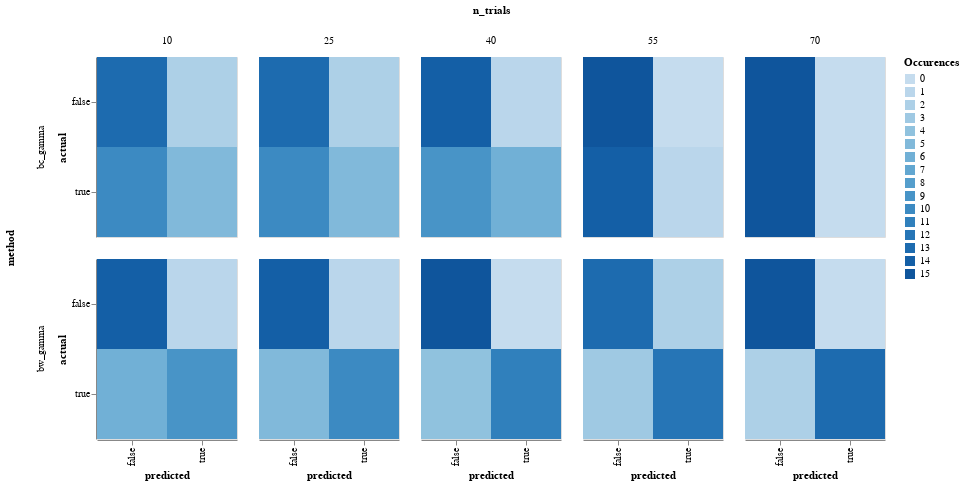

Notebook source saved alongside this figure:
### Code cell
# NBVAL_SKIP
model_comparison.plot_confusion(
    model_comparison.make_confusion_matrix(res[res['y'] == 'Power'], ('method', 'y', 'randomness', 'n_trials')
                                           )).properties(width=140).facet(row='method', column='n_trials')

### Figure 1 — Vega-Lite specification as saved in the notebook (floating-point values rounded to 4 significant figures)
{"config": {"view": {"continuousWidth": 400, "continuousHeight": 300}}, "data": {"name": "data-641b35e966d2f815773bb8d8b0ed063e"}, "facet": {"column": {"type": "quantitative", "field": "n_trials"}, "row": {"type": "nominal", "field": "method"}}, "spec": {"mark": "rect", "encoding": {"color": {"type": "ordinal", "field": "Occurences"}, "x": {"type": "nominal", "field": "predicted"}, "y": {"type": "nominal", "field": "actual"}}, "height": 180, "width": 140}, "$schema": "https://vega.github.io/schema/vega-lite/v4.8.1.json", "datasets": {"data-641b35e966d2f815773bb8d8b0ed063e": [{"actual": false, "predicted": false, "Occurences": 10, "method": "bc_gamma", "y": "Power", "n_trials": 10, "randomness": 0.2}, {"actual": false, "predicted": true, "Occurences": 5, "method": "bc_gamma", "y": "Power", "n_trials": 10, "randomness": 0.2}, {"actual": true, "predicted": false, "Occurences": 6, "method": "bc_gamma", "y": "Power", "n_trials": 10, "randomness": 0.2}, {"actual": true, "predicted": true, "Occurences": 9, "method": "bc_gamma", "y": "Power", "n_trials": 10, "randomness": 0.2}, {"actual": false, "predicted": false, "Occurences": 13, "method": "bc_gamma", "y": "Power", "n_trials": 25, "randomness": 0.2}, {"actual": false, "predicted": true, "Occurences": 2, "method": "bc_gamma", "y": "Power", "n_trials": 25, "randomness": 0.2}, {"actual": true, "predicted": false, "Occurences": 12, "method": "bc_gamma", "y": "Power", "n_trials": 25, "randomness": 0.2}, {"actual": true, "predicted": true, "Occurences": 3, "method": "bc_gamma", "y": "Power", "n_trials": 25, "randomness": 0.2}, {"actual": false, "predicted": false, "Occurences": 14, "method": "bc_gamma", "y": "Power", "n_trials": 40, "randomness": 0.2}, {"actual": false, "predicted": true, "Occurences": 1, "method": "bc_gamma", "y": "Power", "n_trials": 40, "randomness": 0.2}, {"actual": true, "predicted": false, "Occurences": 13, "method": "bc_gamma", "y": "Power", "n_trials": 40, "randomness": 0.2}, {"actual": true, "predicted": true, "Occurences": 2, "method": "bc_gamma", "y": "Power", "n_trials": 40, "randomness": 0.2}, {"actual": false, "predicted": false, "Occurences": 15, "method": "bc_gamma", "y": "Power", "n_trials": 55, "randomness": 0.2}, {"actual": false, "predicted": true, "Occurences": 0, "method": "bc_gamma", "y": "Power", "n_trials": 55, "randomness": 0.2}, {"actual": true, "predicted": false, "Occurences": 15, "method": "bc_gamma", "y": "Power", "n_trials": 55, "randomness": 0.2}, {"actual": true, "predicted": true, "Occurences": 0, "method": "bc_gamma", "y": "Power", "n_trials": 55, "randomness": 0.2}, {"actual": false, "predicted": false, "Occurences": 15, "method": "bc_gamma", "y": "Power", "n_trials": 70, "randomness": 0.2}, {"actual": false, "predicted": true, "Occurences": 0, "method": "bc_gamma", "y": "Power", "n_trials": 70, "randomness": 0.2}, {"actual": true, "predicted": false, "Occurences": 14, "method": "bc_gamma", "y": "Power", "n_trials": 70, "randomness": 0.2}, {"actual": true, "predicted": true, "Occurences": 1, "method": "bc_gamma", "y": "Power", "n_trials": 70, "randomness": 0.2}, {"actual": false, "predicted": false, "Occurences": 9, "method": "bc_gamma", "y": "Power", "n_trials": 10, "randomness": 0.4}, {"actual": false, "predicted": true, "Occurences": 6, "method": "bc_gamma", "y": "Power", "n_trials": 10, "randomness": 0.4}, {"actual": true, "predicted": false, "Occurences": 12, "method": "bc_gamma", "y": "Power", "n_trials": 10, "randomness": 0.4}, {"actual": true, "predicted": true, "Occurences": 3, "method": "bc_gamma", "y": "Power", "n_trials": 10, "randomness": 0.4}, {"actual": false, "predicted": false, "Occurences": 12, "method": "bc_gamma", "y": "Power", "n_trials": 25, "randomness": 0.4}, {"actual": false, "predicted": true, "Occurences": 3, "method": "bc_gamma", "y": "Power", "n_trials": 25, "randomness": 0.4}, {"actual": true, "predicted": false, "Occurences": 12, "method": "bc_gamma", "y": "Power", "n_trials": 25, "randomness": 0.4}, {"actual": true, "predicted": true, "Occurences": 3, "method": "bc_gamma", "y": "Power", "n_trials": 25, "randomness": 0.4}, {"actual": false, "predicted": false, "Occurences": 15, "method": "bc_gamma", "y": "Power", "n_trials": 40, "randomness": 0.4}, {"actual": false, "predicted": true, "Occurences": 0, "method": "bc_gamma", "y": "Power", "n_trials": 40, "randomness": 0.4}, {"actual": true, "predicted": false, "Occurences": 12, "method": "bc_gamma", "y": "Power", "n_trials": 40, "randomness": 0.4}, {"actual": true, "predicted": true, "Occurences": 3, "method": "bc_gamma", "y": "Power", "n_trials": 40, "randomness": 0.4}, {"actual": false, "predicted": false, "Occurences": 13, "method": "bc_gamma", "y": "Power", "n_trials": 55, "randomness": 0.4}, {"actual": false, "predicted": true, "Occurences": 2, "method": "bc_gamma", "y": "Power", "n_trials": 55, "randomness": 0.4}, {"actual": true, "predicted": false, "Occurences": 13, "method": "bc_gamma", "y": "Power", "n_trials": 55, "randomness": 0.4}, {"actual": true, "predicted": true, "Occurences": 2, "method": "bc_gamma", "y": "Power", "n_trials": 55, "randomness": 0.4}, {"actual": false, "predicted": false, "Occurences": 14, "method": "bc_gamma", "y": "Power", "n_trials": 70, "randomness": 0.4}, {"actual": false, "predicted": true, "Occurences": 1, "method": "bc_gamma", "y": "Power", "n_trials": 70, "randomness": 0.4}, {"actual": true, "predicted": false, "Occurences": 14, "method": "bc_gamma", "y": "Power", "n_trials": 70, "randomness": 0.4}, {"actual": true, "predicted": true, "Occurences": 1, "method": "bc_gamma", "y": "Power", "n_trials": 70, "randomness": 0.4}, {"actual": false, "predicted": false, "Occurences": 13, "method": "bc_gamma", "y": "Power", "n_trials": 10, "randomness": 1.8}, {"actual": false, "predicted": true, "Occurences": 2, "method": "bc_gamma", "y": "Power", "n_trials": 10, "randomness": 1.8}, {"actual": true, "predicted": false, "Occurences": 10, "method": "bc_gamma", "y": "Power", "n_trials": 10, "randomness": 1.8}, {"actual": true, "predicted": true, "Occurences": 5, "method": "bc_gamma", "y": "Power", "n_trials": 10, "randomness": 1.8}, {"actual": false, "predicted": false, "Occurences": 13, "method": "bc_gamma", "y": "Power", "n_trials": 25, "randomness": 1.8}, {"actual": false, "predicted": true, "Occurences": 2, "method": "bc_gamma", "y": "Power", "n_trials": 25, "randomness": 1.8}, {"actual": true, "predicted": false, "Occurences": 10, "method": "bc_gamma", "y": "Power", "n_trials": 25, "randomness": 1.8}, {"actual": true, "predicted": true, "Occurences": 5, "method": "bc_gamma", "y": "Power", "n_trials": 25, "randomness": 1.8}, {"actual": false, "predicted": false, "Occurences": 14, "method": "bc_gamma", "y": "Power", "n_trials": 40, "randomness": 1.8}, {"actual": false, "predicted": true, "Occurences": 1, "method": "bc_gamma", "y": "Power", "n_trials": 40, "randomness": 1.8}, {"actual": true, "predicted": false, "Occurences": 9, "method": "bc_gamma", "y": "Power", "n_trials": 40, "randomness": 1.8}, {"actual": true, "predicted": true, "Occurences": 6, "method": "bc_gamma", "y": "Power", "n_trials": 40, "randomness": 1.8}, {"actual": false, "predicted": false, "Occurences": 15, "method": "bc_gamma", "y": "Power", "n_trials": 55, "randomness": 1.8}, {"actual": false, "predicted": true, "Occurences": 0, "method": "bc_gamma", "y": "Power", "n_trials": 55, "randomness": 1.8}, {"actual": true, "predicted": false, "Occurences": 14, "method": "bc_gamma", "y": "Power", "n_trials": 55, "randomness": 1.8}, {"actual": true, "predicted": true, "Occurences": 1, "method": "bc_gamma", "y": "Power", "n_trials": 55, "randomness": 1.8}, {"actual": false, "predicted": false, "Occurences": 15, "method": "bc_gamma", "y": "Power", "n_trials": 70, "randomness": 1.8}, {"actual": false, "predicted": true, "Occurences": 0, "method": "bc_gamma", "y": "Power", "n_trials": 70, "randomness": 1.8}, {"actual": true, "predicted": false, "Occurences": 15, "method": "bc_gamma", "y": "Power", "n_trials": 70, "randomness": 1.8}, {"actual": true, "predicted": true, "Occurences": 0, "method": "bc_gamma", "y": "Power", "n_trials": 70, "randomness": 1.8}, {"actual": false, "predicted": false, "Occurences": 14, "method": "bw_gamma", "y": "Power", "n_trials": 10, "randomness": 0.2}, {"actual": false, "predicted": true, "Occurences": 1, "method": "bw_gamma", "y": "Power", "n_trials": 10, "randomness": 0.2}, {"actual": true, "predicted": false, "Occurences": 8, "method": "bw_gamma", "y": "Power", "n_trials": 10, "randomness": 0.2}, {"actual": true, "predicted": true, "Occurences": 7, "method": "bw_gamma", "y": "Power", "n_trials": 10, "randomness": 0.2}, {"actual": false, "predicted": false, "Occurences": 15, "method": "bw_gamma", "y": "Power", "n_trials": 25, "randomness": 0.2}, {"actual": false, "predicted": true, "Occurences": 0, "method": "bw_gamma", "y": "Power", "n_trials": 25, "randomness": 0.2}, {"actual": true, "predicted": false, "Occurences": 6, "method": "bw_gamma", "y": "Power", "n_trials": 25, "randomness": 0.2}, {"actual": true, "predicted": true, "Occurences": 9, "method": "bw_gamma", "y": "Power", "n_trials": 25, "randomness": 0.2}, {"actual": false, "predicted": false, "Occurences": 15, "method": "bw_gamma", "y": "Power", "n_trials": 40, "randomness": 0.2}, {"actual": false, "predicted": true, "Occurences": 0, "method": "bw_gamma", "y": "Power", "n_trials": 40, "randomness": 0.2}, {"actual": true, "predicted": false, "Occurences": 6, "method": "bw_gamma", "y": "Power", "n_trials": 40, "randomness": 0.2}, {"actual": true, "predicted": true, "Occurences": 9, "method": "bw_gamma", "y": "Power", "n_trials": 40, "randomness": 0.2}, {"actual": false, "predicted": false, "Occurences": 15, "method": "bw_gamma", "y": "Power", "n_trials": 55, "randomness": 0.2}, {"actual": false, "predicted": true, "Occurences": 0, "method": "bw_gamma", "y": "Power", "n_trials": 55, "randomness": 0.2}, {"actual": true, "predicted": false, "Occurences": 5, "method": "bw_gamma", "y": "Power", "n_trials": 55, "randomness": 0.2}, {"actual": true, "predicted": true, "Occurences": 10, "method": "bw_gamma", "y": "Power", "n_trials": 55, "randomness": 0.2}, {"actual": false, "predicted": false, "Occurences": 15, "method": "bw_gamma", "y": "Power", "n_trials": 70, "randomness": 0.2}, {"actual": false, "predicted": true, "Occurences": 0, "method": "bw_gamma", "y": "Power", "n_trials": 70, "randomness": 0.2}, {"actual": true, "predicted": false, "Occurences": 4, "method": "bw_gamma", "y": "Power", "n_trials": 70, "randomness": 0.2}, {"actual": true, "predicted": true, "Occurences": 11, "method": "bw_gamma", "y": "Power", "n_trials": 70, "randomness": 0.2}, {"actual": false, "predicted": false, "Occurences": 15, "method": "bw_gamma", "y": "Power", "n_trials": 10, "randomness": 0.4}, {"actual": false, "predicted": true, "Occurences": 0, "method": "bw_gamma", "y": "Power", "n_trials": 10, "randomness": 0.4}, {"actual": true, "predicted": false, "Occurences": 9, "method": "bw_gamma", "y": "Power", "n_trials": 10, "randomness": 0.4}, {"actual": true, "predicted": true, "Occurences": 6, "method": "bw_gamma", "y": "Power", "n_trials": 10, "randomness": 0.4}, {"actual": false, "predicted": false, "Occurences": 15, "method": "bw_gamma", "y": "Power", "n_trials": 25, "randomness": 0.4}, {"actual": false, "predicted": true, "Occurences": 0, "method": "bw_gamma", "y": "Power", "n_trials": 25, "randomness": 0.4}, {"actual": true, "predicted": false, "Occurences": 8, "method": "bw_gamma", "y": "Power", "n_trials": 25, "randomness": 0.4}, {"actual": true, "predicted": true, "Occurences": 7, "method": "bw_gamma", "y": "Power", "n_trials": 25, "randomness": 0.4}, {"actual": false, "predicted": false, "Occurences": 13, "method": "bw_gamma", "y": "Power", "n_trials": 40, "randomness": 0.4}, {"actual": false, "predicted": true, "Occurences": 2, "method": "bw_gamma", "y": "Power", "n_trials": 40, "randomness": 0.4}, {"actual": true, "predicted": false, "Occurences": 2, "method": "bw_gamma", "y": "Power", "n_trials": 40, "randomness": 0.4}, {"actual": true, "predicted": true, "Occurences": 13, "method": "bw_gamma", "y": "Power", "n_trials": 40, "randomness": 0.4}, {"actual": false, "predicted": false, "Occurences": 15, "method": "bw_gamma", "y": "Power", "n_trials": 55, "randomness": 0.4}, {"actual": false, "predicted": true, "Occurences": 0, "method": "bw_gamma", "y": "Power", "n_trials": 55, "randomness": 0.4}, {"actual": true, "predicted": false, "Occurences": 5, "method": "bw_gamma", "y": "Power", "n_trials": 55, "randomness": 0.4}, {"actual": true, "predicted": true, "Occurences": 10, "method": "bw_gamma", "y": "Power", "n_trials": 55, "randomness": 0.4}, {"actual": false, "predicted": false, "Occurences": 15, "method": "bw_gamma", "y": "Power", "n_trials": 70, "randomness": 0.4}, {"actual": false, "predicted": true, "Occurences": 0, "method": "bw_gamma", "y": "Power", "n_trials": 70, "randomness": 0.4}, {"actual": true, "predicted": false, "Occurences": 5, "method": "bw_gamma", "y": "Power", "n_trials": 70, "randomness": 0.4}, {"actual": true, "predicted": true, "Occurences": 10, "method": "bw_gamma", "y": "Power", "n_trials": 70, "randomness": 0.4}, {"actual": false, "predicted": false, "Occurences": 14, "method": "bw_gamma", "y": "Power", "n_trials": 10, "randomness": 1.8}, {"actual": false, "predicted": true, "Occurences": 1, "method": "bw_gamma", "y": "Power", "n_trials": 10, "randomness": 1.8}, {"actual": true, "predicted": false, "Occurences": 6, "method": "bw_gamma", "y": "Power", "n_trials": 10, "randomness": 1.8}, {"actual": true, "predicted": true, "Occurences": 9, "method": "bw_gamma", "y": "Power", "n_trials": 10, "randomness": 1.8}, {"actual": false, "predicted": false, "Occurences": 14, "method": "bw_gamma", "y": "Power", "n_trials": 25, "randomness": 1.8}, {"actual": false, "predicted": true, "Occurences": 1, "method": "bw_gamma", "y": "Power", "n_trials": 25, "randomness": 1.8}, {"actual": true, "predicted": false, "Occurences": 5, "method": "bw_gamma", "y": "Power", "n_trials": 25, "randomness": 1.8}, {"actual": true, "predicted": true, "Occurences": 10, "method": "bw_gamma", "y": "Power", "n_trials": 25, "randomness": 1.8}, {"actual": false, "predicted": false, "Occurences": 15, "method": "bw_gamma", "y": "Power", "n_trials": 40, "randomness": 1.8}, {"actual": false, "predicted": true, "Occurences": 0, "method": "bw_gamma", "y": "Power", "n_trials": 40, "randomness": 1.8}, {"actual": true, "predicted": false, "Occurences": 4, "method": "bw_gamma", "y": "Power", "n_trials": 40, "randomness": 1.8}, {"actual": true, "predicted": true, "Occurences": 11, "method": "bw_gamma", "y": "Power", "n_trials": 40, "randomness": 1.8}, {"actual": false, "predicted": false, "Occurences": 13, "method": "bw_gamma", "y": "Power", "n_trials": 55, "randomness": 1.8}, {"actual": false, "predicted": true, "Occurences": 2, "method": "bw_gamma", "y": "Power", "n_trials": 55, "randomness": 1.8}, {"actual": true, "predicted": false, "Occurences": 3, "method": "bw_gamma", "y": "Power", "n_trials": 55, "randomness": 1.8}, {"actual": true, "predicted": true, "Occurences": 12, "method": "bw_gamma", "y": "Power", "n_trials": 55, "randomness": 1.8}, {"actual": false, "predicted": false, "Occurences": 15, "method": "bw_gamma", "y": "Power", "n_trials": 70, "randomness": 1.8}, {"actual": false, "predicted": true, "Occurences": 0, "method": "bw_gamma", "y": "Power", "n_trials": 70, "randomness": 1.8}, {"actual": true, "predicted": false, "Occurences": 2, "method": "bw_gamma", "y": "Power", "n_trials": 70, "randomness": 1.8}, {"actual": true, "predicted": true, "Occurences": 13, "method": "bw_gamma", "y": "Power", "n_trials": 70, "randomness": 1.8}]}}
